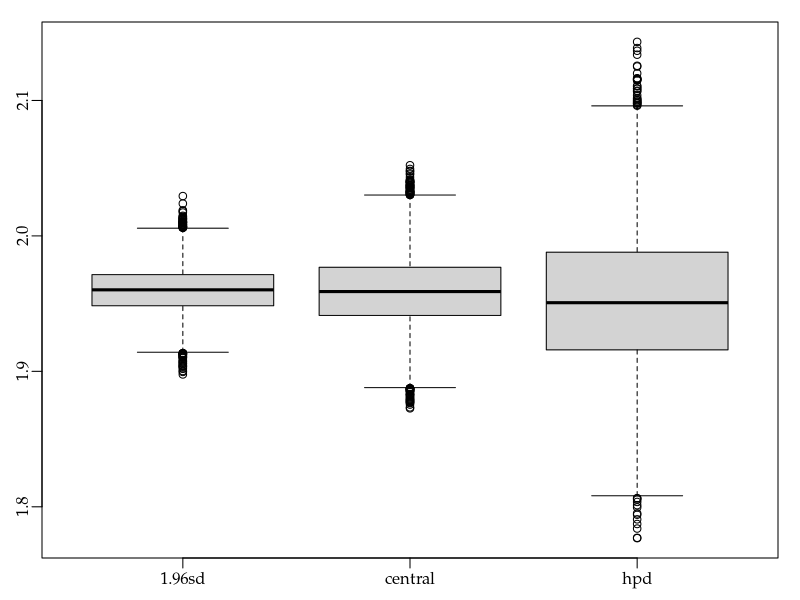

Generate this figure with R: (Note: this script raises an error after producing the figure.)
args = commandArgs()
basename = sub(".R$", "", sub("^--file=(.*/)?", "", args[grep("^--file=", args)]))
if (length(basename) != 0)
    pdf(file=paste0(basename, "_tmp.pdf"), colormodel="gray", width=4, height=4)
par(family="Palatino")
par(mgp=c(1.5,0.5,0)) # title and axis margins. default: c(3,1,0)
par(mar=c(2,2,1,1)+0.1) # bottom, left, top, right margins. default: c(5,4,4,2)+0.1

q = qnorm(0.975)
n = 1e4
f = function() {
  x = sort(rnorm(n))
  h = floor(n/20)  # 四捨五入なら floor((n+10)/20)
  x1 = x[1:(h+1)]
  x2 = x[(n-h):n]
  k = which.min(x2 - x1)
  c(mean(x)+q*sd(x), x[0.975*n], x2[k])
}
r = replicate(1e4, f())
boxplot(t(r), names=c("1.96sd", "central", "hpd"))

dev.off()
embedFonts(paste0(basename, "_tmp.pdf"), outfile=paste0(basename, ".pdf"),
           options="-c \"<</NeverEmbed []>> setdistillerparams\" -f ")
